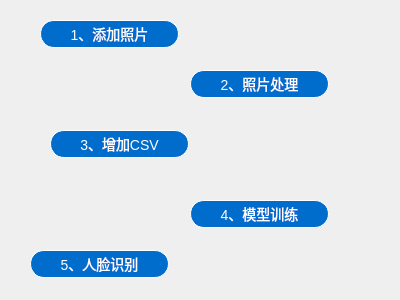
<?xml version="1.0" encoding="UTF-8"?>
<ui version="4.0">
 <class>Widget</class>
 <widget class="QWidget" name="Widget">
  <property name="geometry">
   <rect>
    <x>0</x>
    <y>0</y>
    <width>400</width>
    <height>300</height>
   </rect>
  </property>
  <property name="windowTitle">
   <string>Widget</string>
  </property>
  <property name="styleSheet">
   <string notr="true"/>
  </property>
  <widget class="QPushButton" name="addPhotos">
   <property name="geometry">
    <rect>
     <x>30</x>
     <y>20</y>
     <width>149</width>
     <height>28</height>
    </rect>
   </property>
   <property name="styleSheet">
    <string notr="true">    margin-left: 10px;
    border-image: none;
    border-radius: 14px;
    border-style: solid;
    border-width: 1px;
    font-size: 14px;
    line-height: 20px;
    margin-bottom: 0;
    padding: 4px 12px;
    text-align: center;
    background-color: #006DCC;
    color: #FFF;</string>
   </property>
   <property name="text">
    <string>1、添加照片</string>
   </property>
  </widget>
  <widget class="QPushButton" name="dispose">
   <property name="geometry">
    <rect>
     <x>180</x>
     <y>70</y>
     <width>149</width>
     <height>28</height>
    </rect>
   </property>
   <property name="styleSheet">
    <string notr="true">    margin-left: 10px;
    border-image: none;
    border-radius: 14px;
    border-style: solid;
    border-width: 1px;
    font-size: 14px;
    line-height: 20px;
    margin-bottom: 0;
    padding: 4px 12px;
    text-align: center;
    background-color: #006DCC;
    color: #FFF;</string>
   </property>
   <property name="text">
    <string>2、照片处理</string>
   </property>
  </widget>
  <widget class="QPushButton" name="addCSV">
   <property name="geometry">
    <rect>
     <x>40</x>
     <y>130</y>
     <width>149</width>
     <height>28</height>
    </rect>
   </property>
   <property name="styleSheet">
    <string notr="true">    margin-left: 10px;
    border-image: none;
    border-radius: 14px;
    border-style: solid;
    border-width: 1px;
    font-size: 14px;
    line-height: 20px;
    margin-bottom: 0;
    padding: 4px 12px;
    text-align: center;
    background-color: #006DCC;
    color: #FFF;</string>
   </property>
   <property name="text">
    <string>3、增加CSV</string>
   </property>
  </widget>
  <widget class="QPushButton" name="trainingModel">
   <property name="geometry">
    <rect>
     <x>180</x>
     <y>200</y>
     <width>149</width>
     <height>28</height>
    </rect>
   </property>
   <property name="styleSheet">
    <string notr="true">    margin-left: 10px;
    border-image: none;
    border-radius: 14px;
    border-style: solid;
    border-width: 1px;
    font-size: 14px;
    line-height: 20px;
    margin-bottom: 0;
    padding: 4px 12px;
    text-align: center;
    background-color: #006DCC;
    color: #FFF;</string>
   </property>
   <property name="text">
    <string>4、模型训练</string>
   </property>
  </widget>
  <widget class="QPushButton" name="faceRecognition">
   <property name="geometry">
    <rect>
     <x>20</x>
     <y>250</y>
     <width>149</width>
     <height>28</height>
    </rect>
   </property>
   <property name="styleSheet">
    <string notr="true">    margin-left: 10px;
    border-image: none;
    border-radius: 14px;
    border-style: solid;
    border-width: 1px;
    font-size: 14px;
    line-height: 20px;
    margin-bottom: 0;
    padding: 4px 12px;
    text-align: center;
    background-color: #006DCC;
    color: #FFF;</string>
   </property>
   <property name="text">
    <string>5、人脸识别</string>
   </property>
  </widget>
 </widget>
 <layoutdefault spacing="6" margin="11"/>
 <resources/>
 <connections/>
</ui>
